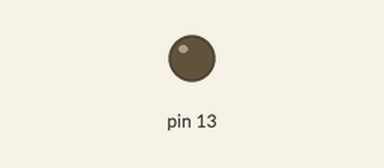
Recording of a sketch running on a simulated Arduino Uno, built with avr-gcc and run on an emulated ATmega328P. Shown: output pins drawn as LEDs (lit = HIGH).

Above: at 15.3 s.
At 45.0 s:
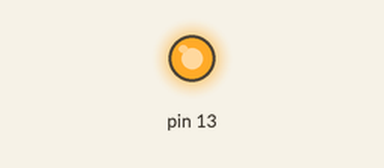
Timing chart, 0 to 78.6 s (numbered marks = the images above):
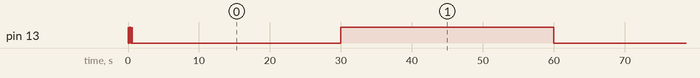

Measured:
- by itself, pin 13: goes 9 × (LOW 0.03 s, HIGH 0.03 s), LOW 29.4 s, HIGH 30.0 s, LOW 30.0 s, HIGH 30.0 s, then LOW

The sketch:

SIMULATORMODUL.ino
```cpp
//#include <avr/io.h>
//#include <avr/interrupt.h>
#include "PinChangeInterrupt.h"

/*
 * SOFT DIGITALE + IMPULSE TIME COUTER ON LAST INPUT
 *
 * FUSES
 * --------
 * EFUSE = 0xff     // = 0x07
 * HFUSE = 0xde
 * LFUSE = 0xe2
 *
 */

#define ID1   "DA9"
#define ID2   "DC9"

#define LEDON    PORTB |= (1<<PB5)
#define LEDOFF   PORTB &= ~(1<<PB5)

#define pinImpulse 12   // PB4 - MOSI
volatile uint16_t timeCounter = 4123; // start from somewere
volatile uint8_t flagCounterStarted = 0;
volatile uint32_t timeStamp = 0;


#define TO_HEX(i)   (i <= 9 ? '0' + i : 'A' - 10 + i)
#define HI(x)       TO_HEX(((x & 0xF0) >> 4))
#define LO(x)       TO_HEX((x & 0x0F))

uint16_t u16CRC;

String str;

/*
CRC Generation from the MODBUS Specification V1.02:
1. Load a 16bit register with FFFF hex (all 1’s). Call this the CRC register.
2. Exclusive OR the first 8bit byte of the message with the low order byte of the 16 bit CRC register, putting the result in the
CRC register.
3. Shift the CRC register one bit to the right (toward the LSB), zero filling the MSB.
Extract and examine the LSB.
4. (If the LSB was 0): Repeat Step 3 (another shift).
(If the LSB was 1): Exclusive OR the CRC register with the polynomial value 0xA001 (1010 0000 0000 0001).
5. Repeat Steps 3 and 4 until 8 shifts have been performed. When this is done, a complete 8bit byte will have been processed.
6. Repeat Steps 2 through 5 for the next 8bit byte of the message. Continue doing this until all bytes have been processed.
7. The final content of the CRC register is the CRC value.
8. When the CRC is placed into the message, its upper and lower bytes must be swapped.
*/
uint16_t crc16_update(uint16_t crc, uint8_t a)
{
  int i;

  crc ^= a;
  for (i = 0; i < 8; ++i)
  {
    if (crc & 1)
      crc = (crc >> 1) ^ 0xA001;
    else
      crc = (crc >> 1);
  }

  return crc;
}

void setup() {
  // initialize serial port
  Serial.begin(19200);

  // led pin as output
  DDRB |= (1<<PB5);
  LEDOFF;

  // activate pull-ups
  PORTB |= (1<<PB7)|(1<<PB6)|(1<<PB4)|(1<<PB3)|(1<<PB2)|(1<<PB1)|(1<<PB0);
  PORTC |= (1<<PC5)|(1<<PC4)|(1<<PC3)|(1<<PC2)|(1<<PC1)|(1<<PC0);
  PORTD |= (1<<PD7)|(1<<PD6)|(1<<PD5);

  // initialize pins as input
  DDRB &= ~((1<<PB7)&(1<<PB6)&(1<<PB4)&(1<<PB3)&(1<<PB2)&(1<<PB1)&(1<<PB0));
  DDRC &= ~((1<<PC5)&(1<<PC4)&(1<<PC3)&(1<<PC2)&(1<<PC1)&(1<<PC0));
  DDRD &= ~((1<<PD7)&(1<<PD6)&(1<<PD5));

  for (int i=0; i < 10; i++)
  {
    delay(30);
    LEDON;
    delay(30);
    LEDOFF;
  }

  // Attach the new PinChangeInterrupt and enable event function below
  //attachPCINT(digitalPinToPCINT(pinImpulse), impulseTimeCounter, CHANGE);
}

/*
void impulseTimeCounter(void)
{
  // If impulse detected
  if (!(PINB & (1<<PB4)))
  {
    // If first time
    if (flagCounterStarted == 0)
    {
      // Save time stamp
      timeStamp = millis();
      // Disable this block until impulse end
      flagCounterStarted = 1;
    }
    //LEDON; ==========================
  }
  else
  {
    // Calculate impulse duration
    timeCounter = millis() - timeStamp;
    // Reset flag for the next impulse
    flagCounterStarted = 0;
    //LEDOFF; ===================
  }
}
*/

int TRIGGER = 0;
uint32_t millis_counter = millis();
unsigned long now;

void loop()
{
  now = millis();
  if (now - millis_counter > 30000) // SWITCH DATA TRIGGER AFTER 30 SECONDS
  {                           // TO HAVE TIME WATCH RMMS
    millis_counter = now;
    TRIGGER++;
    if (TRIGGER > 2) TRIGGER = 0;
    PORTB ^= (1<<PB5);
  }

  // if we receive one char then enter this block
  if (Serial.available())
  {
    // if we have '/' char then proceed processing more incoming chars
    if (Serial.read() == '/')
    {
      str = "";
      Serial.setTimeout(100);
      str = Serial.readStringUntil('\\');

      now = millis ();
      while (millis () - now < 50)
        if (Serial.available())
          Serial.read();  // read and discard any input


      //if (str == "DA0") send_inputsD();
      //if (str == "TA0") send_inputsT();
      //if (str == "IA0") send_inputsI();


      if (TRIGGER == 0)
      {
          if (str == "DA0") { LEDON; Serial.print((char*)";D4688982?"); LEDOFF; }
          if (str == "TA0") { LEDON; Serial.print((char*)";00EB035F0002006559E7?"); LEDOFF; }
          if (str == "IA0") { LEDON; Serial.print((char*)";0B15FF107DC81628A9EC?"); LEDOFF; }
      }

      if (TRIGGER == 1)
      {
          if (str == "DA0") { LEDON; Serial.print((char*)";DFA3A544?"); LEDOFF; }
          if (str == "TA0") { LEDON; Serial.print((char*)";000A0056007D00B6D453?"); LEDOFF; }
          if (str == "IA0") { LEDON; Serial.print((char*)";18FCFF0B6FDE2A1CC044?"); LEDOFF; }
      }

      if (TRIGGER == 2)
      {
          if (str == "DA0") { LEDON; Serial.print((char*)";18E976BC?"); LEDOFF; }
          if (str == "TA0") { LEDON; Serial.print((char*)";006E0001004E000B0274?"); LEDOFF; }
          if (str == "IA0") { LEDON; Serial.print((char*)";F687DDA1475DEC3A515F?"); LEDOFF; }
      }

/*
/DA0\;D4688982?   ===================   1001, 1100, 1110, 1010
/TA0\;00EB035F0002006559E7?   =======   235, 863, 2, 101
/IA0\;0B15FF107DC81628A9EC?   =======   11, 21, 255, 16, 125, 200, 22, 40
**************************************************************************
/DA0\;DFA3A544?   ===================   1101, 1111, 1010, 0011
/TA0\;000A0056007D00B6D453?   =======   10, 86, 125, 182
/IA0\;18FCFF0B6FDE2A1CC044?   =======   24, 252, 255, 11, 111, 222, 42, 28
**************************************************************************
/DA0\;18E976BC?   ===================   0001, 1000, 1110, 1001
/TA0\;006E0001004E000B0274?   =======   110, 1, 78, 11
/IA0\;F687DDA1475DEC3A515F?   =======   246, 135, 221, 161, 71, 93, 236, 58
*/

    }
  }
}

/*
void send_inputsD(void)
{
  char buf[30];

  LEDON;

  unsigned long now = millis();

  uint8_t i = 0;
  buf[i++] = ';';

  buf[i++] = TO_HEX(0b00000001);
  buf[i++] = TO_HEX(0b00001000);
  buf[i++] = TO_HEX(0b00001110);
  buf[i++] = TO_HEX(0b00001001);

  u16CRC = 0xFFFF;
  for (uint8_t j=0; j<i; j++)
    u16CRC = crc16_update(u16CRC, buf[j]);

  buf[i++] = TO_HEX(((u16CRC & 0xF000) >> 12));
  buf[i++] = TO_HEX(((u16CRC & 0x0F00) >> 8));
  buf[i++] = TO_HEX(((u16CRC & 0x00F0) >> 4));
  buf[i++] = TO_HEX( (u16CRC & 0x000F));

  buf[i++] = '?';

  buf[i++] = 0;   // string ending

  Serial.print((char*)buf);

  // wait at least 12 ms
  while (millis() - now < 12);

  LEDOFF;
}

void send_inputsI(void)
{
  uint16_t I0, I1, I2, I3, I4, I5, I6, I7;
  char buf[30];

  LEDON;

  I0 = 246;
  I1 = 135;
  I2 = 221;
  I3 = 161;

  I4 = 71;
  I5 = 93;
  I6 = 236;
  I7 = 58;

  // module top side
  uint8_t i = 0;
  buf[i++] = ';';
  buf[i++] = HI(I0);  buf[i++] = LO(I0);
  buf[i++] = HI(I1);  buf[i++] = LO(I1);
  buf[i++] = HI(I2);  buf[i++] = LO(I2);
  buf[i++] = HI(I3);  buf[i++] = LO(I3);

  // module bottom side
  buf[i++] = HI(I4);  buf[i++] = LO(I4);
  buf[i++] = HI(I5);  buf[i++] = LO(I5);
  buf[i++] = HI(I6);  buf[i++] = LO(I6);
  buf[i++] = HI(I7);  buf[i++] = LO(I7);

  u16CRC = 0xFFFF;
  for (uint8_t j=0; j<i; j++)
    u16CRC = crc16_update(u16CRC, buf[j]);

  buf[i++] = TO_HEX(((u16CRC & 0xF000) >> 12));
  buf[i++] = TO_HEX(((u16CRC & 0x0F00) >> 8));
  buf[i++] = TO_HEX(((u16CRC & 0x00F0) >> 4));
  buf[i++] = TO_HEX((u16CRC & 0x000F));;

  buf[i++] = '?';

  buf[i++] = 0;   // string ending

  Serial.print((char*)buf);

  LEDOFF;
}

void send_inputsT(void)
{
  uint16_t T0, T1, T2, T3;
  uint8_t stat;
  char buf[30];

  LEDON;

  T0 = 110;
  T1 = 1;
  T2 = 78;
  T3 = 11;

  if (T0 > 1000) T0 = 1000; // 100 grade max
  if (T1 > 1000) T1 = 1000; // 100 grade max
  if (T2 > 1000) T2 = 1000; // 100 grade max
  if (T3 > 1000) T3 = 1000; // 100 grade max


  // module top side
  uint8_t i = 0;
  buf[i++] = ';';

  buf[i++] = TO_HEX(((T0 & 0xF000) >> 12));
  buf[i++] = TO_HEX(((T0 & 0x0F00) >> 8));
  buf[i++] = TO_HEX(((T0 & 0x00F0) >> 4));
  buf[i++] = TO_HEX((T0 & 0x000F));

  buf[i++] = TO_HEX(((T1 & 0xF000) >> 12));
  buf[i++] = TO_HEX(((T1 & 0x0F00) >> 8));
  buf[i++] = TO_HEX(((T1 & 0x00F0) >> 4));
  buf[i++] = TO_HEX((T1 & 0x000F));

  buf[i++] = TO_HEX(((T2 & 0xF000) >> 12));
  buf[i++] = TO_HEX(((T2 & 0x0F00) >> 8));
  buf[i++] = TO_HEX(((T2 & 0x00F0) >> 4));
  buf[i++] = TO_HEX((T2 & 0x000F));

  buf[i++] = TO_HEX(((T3 & 0xF000) >> 12));
  buf[i++] = TO_HEX(((T3 & 0x0F00) >> 8));
  buf[i++] = TO_HEX(((T3 & 0x00F0) >> 4));
  buf[i++] = TO_HEX((T3 & 0x000F));

  u16CRC = 0xFFFF;
  for (uint8_t j=0; j<i; j++)
    u16CRC = crc16_update(u16CRC, buf[j]);

  buf[i++] = TO_HEX(((u16CRC & 0xF000) >> 12));
  buf[i++] = TO_HEX(((u16CRC & 0x0F00) >> 8));
  buf[i++] = TO_HEX(((u16CRC & 0x00F0) >> 4));
  buf[i++] = TO_HEX((u16CRC & 0x000F));;

  buf[i++] = '?';

  buf[i++] = 0;   // string ending

  Serial.print((char*)buf);

  LEDOFF;
}
*/
```
